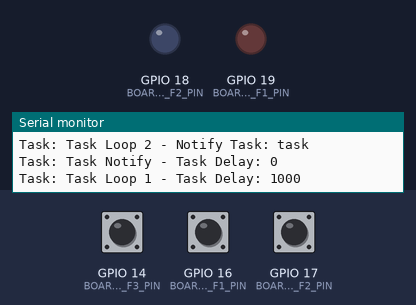
Simulated run of this program. Board: ESP32. Shown: output pins drawn as LEDs (lit = HIGH), the last lines printed to the serial monitor. Dashed ring = blinking. The test bench sets the inputs (shaded band); at power-on: GPIO 16 (BOARD_BUTTON_F1_PIN) HIGH, GPIO 17 (BOARD_BUTTON_F2_PIN) HIGH, GPIO 14 (BOARD_BUTTON_F3_PIN) HIGH.

Above: at 3.2 s.
3.3 s: GPIO 16 (BOARD_BUTTON_F1_PIN) pulled LOW for 0.15 s
At 4.0 s:
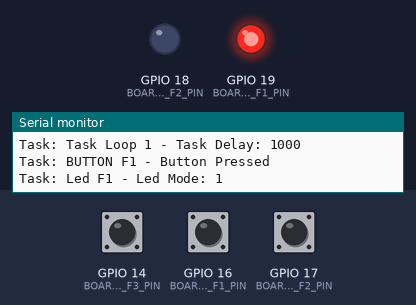
4.9 s: GPIO 17 (BOARD_BUTTON_F2_PIN) pulled LOW for 0.15 s
At 5.3 s:
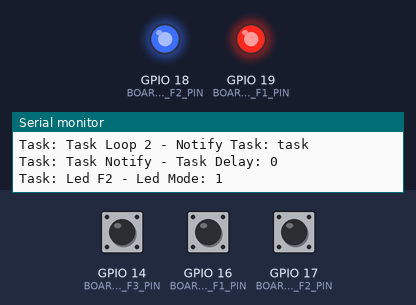
6.5 s: GPIO 16 (BOARD_BUTTON_F1_PIN) pulled LOW for 1 s
At 7.4 s:
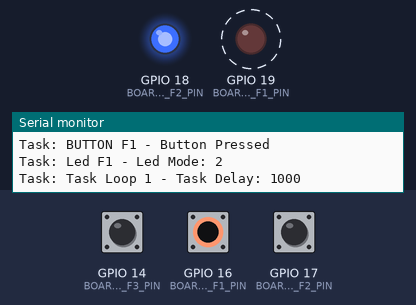
10.5 s: GPIO 14 (BOARD_BUTTON_F3_PIN) pulled LOW for 0.15 s
At 11.8 s:
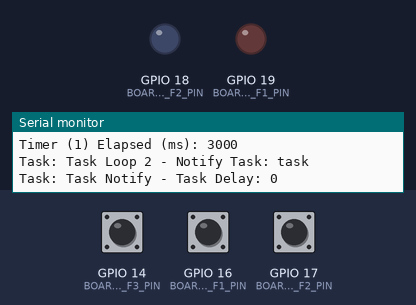
12.1 s: GPIO 16 (BOARD_BUTTON_F1_PIN) pulled LOW for 3.2 s
At 13.2 s:
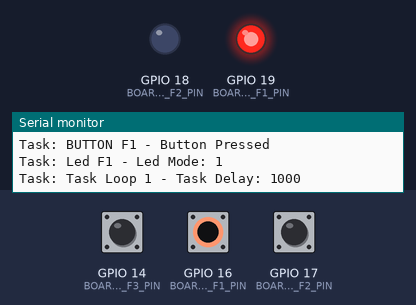
Timing chart, 0 to 15.1 s (numbered marks = the images above; inputs shaded):
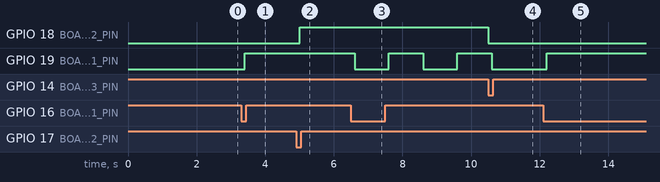

The program:

main.cpp
```cpp
#include "main.h"

// Functions

void setup()
{
    // put your setup code here, to run once:
    vTaskDelay(pdMS_TO_TICKS(APP_INITIAL_DELAY_MS));
    appSetup();
    appInit();
}

// Delete Task
void loop()
{
    // Delete Loop Task
    vTaskDelete(NULL);
}
```

app.h
```cpp
#pragma once

// Includes
#include <Arduino.h>
#include "freertos/FreeRTOS.h"
#include "freertos/task.h"
#include "rtostasktemplate.h"
#include "led.h"
#include "button.h"
#include "verbose.h"
#include "sysclock.h"

// Defines
#define APP_INITIAL_DELAY_MS 2000
#define APP_MONITOR_SPEED 115200

// External Objects
extern LedTask ledF1;
extern LedTask ledF2;
extern VerboseTask verbose;
extern ButtonTask buttonF1;
extern ButtonTask buttonF2;
extern ButtonTask buttonF3;

// Data Types - typedefs, structs, unions and/or enumerated
typedef struct
{
    TaskHandle_t taskHandle;
} AppNotify_t;

// Classes
class AppTask : public RTOSTaskTemplate<AppNotify_t>
{

public:
    void setup(AppNotify_t &pParameters) override
    {
        mApp = pParameters;

        mNotification = (mApp.taskHandle != nullptr) ? true : false;
    }

private:
    AppNotify_t mApp;

    boolean mNotification = false;

protected:
    void execute() override
    {
        VERBOSE((String) "Task: " + getTaskName() + " - Task Delay: " + getTaskDelay(), VERBOSE_TASK_APP);
        action();
    }

    void action()
    {
        if (mNotification)
        {
            sysClockTimerMSShowElapse(ctTimer01, CLOCK_TIMER_RESET);
            VERBOSE((String) "Task: " + getTaskName() + " - Notify Task: " + pcTaskGetName(mApp.taskHandle), VERBOSE_TASK_APP);
            xTaskNotifyGive(mApp.taskHandle);
        }
    }
};

// Public Functions
void appSetup(void);
void appInit(void);
```

board.h
```cpp
#pragma once

// Includes
#include <Arduino.h>

// Defines
#define BOARD_LED_F1_PIN GPIO_NUM_19
#define BOARD_LED_F2_PIN GPIO_NUM_18

#define BOARD_BUTTON_F1_PIN GPIO_NUM_16
#define BOARD_BUTTON_F2_PIN GPIO_NUM_17
#define BOARD_BUTTON_F3_PIN GPIO_NUM_14
```

button.h
```cpp
#pragma once

// Includes
#include <Arduino.h>
#include "freertos/FreeRTOS.h"
#include "freertos/task.h"
#include "rtostasktemplate.h"
#include "systemtasks.h"
#include "board.h"
#include "led.h"
#include "verbose.h"
#include "sysclock.h"
#include "observertemplate.h"
#include "systemtypes.h"

// Defines
#define BUTTON_F1 (uint8_t) BOARD_BUTTON_F1_PIN
#define BUTTON_F2 (uint8_t) BOARD_BUTTON_F2_PIN
#define BUTTON_F3 (uint8_t) BOARD_BUTTON_F3_PIN

// External Objects
extern LedTask ledF1;
extern LedTask ledF2;
extern VerboseTask verbose;

// Data Types - typedefs, structs, unions and/or enumerated

typedef struct
{
    uint8_t pin;
    ButtonFunction_t function;
} Button_t;

// Classes
class ButtonTask : public RTOSTaskTemplate<Button_t>, public Subject
{
public:
    void setup(Button_t &pParameters) override
    {
        mButton = pParameters;
        pinMode(mButton.pin, INPUT_PULLUP);
        mPressed = false;
    }

private:
    Button_t mButton;

    uint8_t mPressed = false;

protected:
    void execute() override
    {
        // check pressed
        if (!digitalRead(mButton.pin) && !mPressed)
        {
            action();
            mPressed = true;
        }

        // check released
        if (digitalRead(mButton.pin) && mPressed)
        {
            mPressed = false;
        }
    }

    void action()
    {
        VERBOSE((String) "Task: " + getTaskName() + " - Button Pressed", VERBOSE_TASK_BUTTON);
        notify((uint8_t)mButton.function);
    }
};

// Public Functions
void buttonSetup(void);
void buttonInit(void);
```

led.h
```cpp
#pragma once

// Includes
#include <Arduino.h>
#include "freertos/FreeRTOS.h"
#include "freertos/task.h"
#include "rtostasktemplate.h"
#include "systemtasks.h"
#include "board.h"
#include "verbose.h"
#include "sysclock.h"
#include "observertemplate.h"
#include "systemtypes.h"

// Defines
#define LED_OFF 0
#define LED_ON 1
#define LED_F1 BOARD_LED_F1_PIN
#define LED_F2 BOARD_LED_F2_PIN

// External Objects
extern VerboseTask verbose;

// Data Types - typedefs, structs, unions and/or enumerated
#define LEDMODE_MAX_ITENS 10

typedef enum
{
    lmClear = 0,
    lmSolid,
    lmSlowBlink,
    lmBlink,
    lmFastBlink,
    lmPulse,
    lmCustom
} LedStatus_t;

// led modes
typedef struct
{
    unsigned char state;
    unsigned int delay;
} LedMode_t;

const LedMode_t LED_MODES[][LEDMODE_MAX_ITENS] = {
    {
        {LED_OFF, 100} // off,
    },
    {
        {LED_ON, 100} // on
    },

    {
        {LED_OFF, 1000}, // slow blink
        {LED_ON, 1000},
    },

    {
        {LED_OFF, 500}, // normal blink
        {LED_ON, 500},
    },

    {
        {LED_OFF, 250}, // fast blink
        {LED_ON, 250},
    },

    {
        {LED_OFF, 1000}, // pulse
        {LED_ON, 250},
    },

    {{LED_OFF, 500}, // custom blink
     {LED_ON, 500},
     {LED_OFF, 250},
     {LED_ON, 250},
     {LED_OFF, 500},
     {LED_ON, 500},
     {LED_OFF, 1000},
     {LED_ON, 1000}}};

// Data Types - typedefs, structs, unions and/or enumerated
typedef struct
{
    unsigned char pin;
    unsigned char mode; // led mode
} Led_t;

// Classes
class LedTask : public RTOSTaskTemplate<Led_t>, public Observer
{
public:
    void setup(Led_t &pParameters) override
    {

        mLed = pParameters;

        pinMode(mLed.pin, OUTPUT);
        digitalWrite(mLed.pin, LOW);

        mModePtr = LED_MODES[mLed.mode];

        mChange = false;
    }

    void changeMode(void)
    {
        mChange = true;
    }

    void clear(void)
    {
        mLed.mode = lmCustom;
        mChange = true;
    }

private:
    Led_t mLed;
    uint8_t mChange = false;
    const LedMode_t *mModePtr = nullptr;

protected:
    void execute() override
    {
        if (mChange)
        {
            mChange = false;
            ++mLed.mode %= (lmCustom + 1);
            mModePtr = LED_MODES[mLed.mode];
            VERBOSE((String) "Task: " + getTaskName() + " - Led Mode: " + String(mLed.mode), VERBOSE_TASK_LED);
        }

        digitalWrite(mLed.pin, mModePtr->state);
        vTaskDelay(pdMS_TO_TICKS(mModePtr->delay));

        mModePtr++;

        if (mModePtr->delay == 0)
        {
            mModePtr = LED_MODES[mLed.mode];
        }
    }

    void update(uint8_t pParameter) override
    {
        switch (pParameter)
        {
        case ((uint8_t)bfChangeStatus):
        {
            mChange = true;
            break;
        }
        case (uint8_t)bfInitStatus:
        {
            mLed.mode = lmCustom;
            mChange = true;
            break;
        }
        }
    }
};

// Public functions
void ledSetup(void);
void ledInit(void);
```

main.h
```cpp
#pragma once

// Includes
#include <Arduino.h>
#include "freertos/FreeRTOS.h"
#include "freertos/task.h"
#include "app.h"
```

observertemplate.h
```cpp
#pragma once

#include <list>

class Observer
{
public:
    virtual void update(uint8_t pParameter) = 0;
};

class Subject
{
private:
    std::list<Observer *> observers;

public:
    void attach(Observer *pObserver)
    {
        observers.push_back(pObserver);
    }

    void detach(Observer *pObserver)
    {
        observers.remove(pObserver);
    }

    void notify(uint8_t pParameter)
    {
        for (Observer *observer : observers)
        {
            observer->update(pParameter);
        }
    }
};
```

rtostasktemplate.h
```cpp
#pragma once

// Includes
#include <Arduino.h>
#include "freertos/FreeRTOS.h"
#include "freertos/task.h"

// Classes
template <typename T>
class RTOSTaskTemplate
{
public:
    RTOSTaskTemplate() {}

    void createTask(const char *pTaskName, uint16_t pStackSize,
                    UBaseType_t pPriority, UBaseType_t pCore,
                    boolean pWaitForNotification, uint16_t pTaskDelay)
    {
        mTaskName = String(pTaskName);
        mWaitForNotification = pWaitForNotification;
        mTaskDelay = pTaskDelay;

        BaseType_t rc;
        rc = xTaskCreatePinnedToCore(
            taskRunner,
            pTaskName,
            pStackSize,
            this,
            pPriority,
            &mTaskHandle,
            pCore);
        assert(rc == pdPASS);
    }

    void deleteTask()
    {
        if (mTaskHandle)
        {
            vTaskDelete(mTaskHandle);
            mTaskHandle = nullptr;
        }
    }

    void notifyTask()
    {
        xTaskNotifyGive(mTaskHandle);
    };

    TaskHandle_t getTaskHandle() const
    {
        return mTaskHandle;
    }

    boolean getWaitForNotification() const
    {
        return mWaitForNotification;
    }

    uint16_t getTaskDelay() const
    {
        return mTaskDelay;
    }

    String getTaskName() const
    {
        return mTaskName;
    }

    // Ensure the task is deleted when object is destroyed
    virtual ~RTOSTaskTemplate()
    {
        deleteTask();
    }

    virtual void setup(T &pParameters){}; // The function that derived classes dont need to implement

    virtual void init(){}; // The function that derived classes dont need to implement

private:
    TaskHandle_t mTaskHandle = nullptr;

    boolean mWaitForNotification = false; // false = loop task, true = task run under notifications

    uint16_t mTaskDelay;

    String mTaskName;

    // Static function that acts as the task entry point
    static void taskRunner(void *pvParameters)
    {
        RTOSTaskTemplate *instance = static_cast<RTOSTaskTemplate *>(pvParameters);
        for (;;)
        {
            if (instance->mWaitForNotification)
            {
                ulTaskNotifyTake(pdTRUE, portMAX_DELAY); // Wait indefinitely for a notification
            }
            instance->execute(); // Call the overridden run method of derived class
            if (!instance->mWaitForNotification)
            {
                vTaskDelay(instance->mTaskDelay / portTICK_PERIOD_MS);
            }
        }
    }

protected:
    virtual void execute() = 0; // The function that derived classes need to implement
};
```

sysclock.h
```cpp
#pragma once

// Includes
#include <Arduino.h>
// #include <esp_system.h>
// #include <time.h>
// #include <sys/time.h>
// #include "peripheral.h"
#include "verbose.h"

// Defines
#define CLOCK_TIMEOUT_COUNTER_RESET 0UL // Timeout Counter
#define CLOCK_VALUE_RESET 0UL           // Initial Clock Time

#define CLOCK_TIMER_CHANNELS 10

#define CLOCK_TIMER_DISABLED false
#define CLOCK_TIMER_ENABLED true

#define CLOCK_TIMER_RESET true

// External Objects
extern VerboseTask verbose;

// Data Types - typedefs, structs, unions and/or enumerated
typedef enum
{
    ctTimer01 = 0,
    ctTimer02,
    ctTimer03,
    ctTimer04,
    ctTimer05,
    ctTimer06,
    ctTimer07,
    ctTimer08,
    ctTimer09,
    ctTimer10
} ClockTimer_t;

typedef struct
{
    uint32_t startTime;
    uint8_t enabled;
} sysTimer_t;

// Constants

// Public Functions
void sysClockSetup(void);

void sysClockTimerMSInit(void);
void sysClockTimerUSInit(void);

void sysClockTimerMSControl(uint8_t pChannel, boolean pStatus);
void sysClockTimerUSControl(uint8_t pChannel, boolean pStatus);

void sysClockTimerUSReset(uint8_t pChannel);
uint32_t sysClockTimerUSElapsed(uint8_t pTimer, uint8_t pReset);

void sysClockTimerMSReset(uint8_t pChannel);
uint32_t sysClockTimerMSElapsed(uint8_t pTimer, uint8_t pReset);

void sysClockTimerUSShowElapsed(uint8_t pTimer, uint8_t pReset);
void sysClockTimerMSShowElapse(uint8_t pTimer, uint8_t pReset);
```

systemtasks.h
```cpp
#pragma once

// Defines

#define SYSTEM_TASK_LOOP false
#define SYSTEM_TASK_NOTIFY true

// Task Stack Size
#define APP_DEFAULT_STACK_SIZE 3000
#define APP_TASK_STACK_SIZE APP_DEFAULT_STACK_SIZE

#define LED_F1_TASK_STACK_SIZE APP_DEFAULT_STACK_SIZE
#define LED_F2_TASK_STACK_SIZE APP_DEFAULT_STACK_SIZE
#define BUTTON_F1_TASK_STACK_SIZE APP_DEFAULT_STACK_SIZE
#define BUTTON_F2_TASK_STACK_SIZE APP_DEFAULT_STACK_SIZE
#define BUTTON_F3_TASK_STACK_SIZE APP_DEFAULT_STACK_SIZE

#define VERBOSE_TASK_STACK_SIZE 5000

// Task Priority
#define APP_TASK_PRIORITY 1

#define LED_F1_TASK_PRIORITY 6
#define LED_F2_TASK_PRIORITY 6
#define BUTTON_F1_TASK_PRIORITY 5
#define BUTTON_F2_TASK_PRIORITY 5
#define BUTTON_F3_TASK_PRIORITY 5

#define VERBOSE_TASK_PRIORITY 3

// Tasks Core
#define APP_TASK_CORE 0

#define LED_F1_TASK_CORE 1
#define LED_F2_TASK_CORE 1
#define BUTTON_F1_TASK_CORE 0
#define BUTTON_F2_TASK_CORE 0
#define BUTTON_F3_TASK_CORE 0

#define VERBOSE_TASK_CORE 0

// Tasks Delay
#define APP_TASK_DELAY_MS 1000

#define BUTTON_F1_TASK_DELAY_MS 25
#define BUTTON_F2_TASK_DELAY_MS 25
#define BUTTON_F3_TASK_DELAY_MS 25

#define VERBOSE_TASK_DELAY_MS 15
```

systemtypes.h
```cpp
#pragma once

typedef enum
{
    bfChangeStatus = 0,
    bfInitStatus
} ButtonFunction_t;
```

verbose.h
```cpp
#pragma once

// Includes
#include <Arduino.h>
#include "freertos/FreeRTOS.h"
#include "freertos/task.h"
#include "systemtasks.h"
#include "rtostasktemplate.h"

// Defines
#define VERBOSE_OFF 0
#define VERBOSE_ON 1

#define VERBOSE_MAX_MESSAGE_LENGTH 50
#define VERBOSE_FIFO_SIZE 30

#define VERBOSE_SYSTEM VERBOSE_ON

#define VERBOSE_MODULE_APP VERBOSE_ON
#define VERBOSE_MODULE_LED VERBOSE_ON
#define VERBOSE_MODULE_BUTTON VERBOSE_ON
#define VERBOSE_MODULE_SYSCLOCK VERBOSE_ON

#define VERBOSE_TASK_APP VERBOSE_ON
#define VERBOSE_TASK_LED VERBOSE_ON
#define VERBOSE_TASK_BUTTON VERBOSE_ON

#define VERBOSE(M, S) verbose.insert(M, S)

// Data Types - typedefs, structs, unions and/or enumerated
typedef struct
{
    boolean enabled;
    uint8_t maxLength;
} Verbose_t;

typedef struct
{
    String message;
} VerboseItem_t;

// Classes
class VerboseTask : public RTOSTaskTemplate<Verbose_t>
{
public:
    void setup(Verbose_t &pParameters) override
    {
        mEnabled = pParameters.enabled;
        mMaxLength = pParameters.maxLength;
    }

    void enabled(uint8_t pStatus)
    {
        mEnabled = pStatus;
    }

    void insert(String pMessage, uint8_t pSession)
    {
        VerboseItem_t _item;
        if (pSession && VERBOSE_SYSTEM && mEnabled)
        {
            _item.message = pMessage;
            enqueue(_item);
        }
    }

private:
    uint8_t mEnabled;
    uint8_t mMaxLength;
    uint8_t mHead = 0;
    uint8_t mTail = 0;
    boolean mBusy = false;
    VerboseItem_t mVerboseFifo[VERBOSE_FIFO_SIZE];

    void enqueue(VerboseItem_t pFifoItem)
    {
        if (!mBusy)
        {
            mBusy = true;
            if (pFifoItem.message.length() > mMaxLength)
            {
                pFifoItem.message = pFifoItem.message.substring(0, mMaxLength); // Truncate the message
            }

            mVerboseFifo[mHead] = pFifoItem;

            // Set new head
            if (mHead < (VERBOSE_FIFO_SIZE - 1))
            {
                mHead++;
            }
            else
            {
                mHead = 0;
            }

            // Check Buffer Overlaping
            if (mHead == mTail)
            {
                if (mTail < (VERBOSE_FIFO_SIZE - 1))
                {
                    mTail++;
                }
                else
                {
                    mTail = 0;
                }
            }

            mBusy = false;
        }
    }

protected:
    void execute() override
    {
        if (!isEmpty() && mEnabled && !mBusy)
        {
            mBusy = true;
            Serial.println(mVerboseFifo[mTail].message);

            // Uptade Tail
            if (mTail < (VERBOSE_FIFO_SIZE - 1))
            {
                mTail++;
            }
            else
            {
                mTail = 0;
            }
            mBusy = false;
        }
    }

    boolean isEmpty()
    {
        return (mHead == mTail);
    }
};

// Public Functions
void verboseSetup(void);
void verboseInit(void);
```

app.cpp
```cpp
#include "app.h"

// Objects
AppTask appTaskLoop1;
AppTask appTaskLoop2;
AppTask appTaskNotify;

// Functions
void appSetup(void)
{

    Serial.begin(APP_MONITOR_SPEED);

    verboseSetup();
    verboseInit();

    sysClockSetup();

    // Enable Timer
    sysClockTimerMSControl(ctTimer01, CLOCK_TIMER_ENABLED);

    VERBOSE((String) "----- START APPLICATION -----", VERBOSE_MODULE_APP);
}

void appInit(void)
{
    AppNotify_t _task;

    VERBOSE((String) "Function: " + __func__, VERBOSE_MODULE_APP);

    ledSetup();
    ledInit();

    buttonSetup();
    buttonInit();

    appTaskLoop1.createTask(
        "Task Loop 1",
        APP_TASK_STACK_SIZE,
        APP_TASK_PRIORITY,
        APP_TASK_CORE,
        SYSTEM_TASK_LOOP,
        APP_TASK_DELAY_MS);

    appTaskNotify.createTask(
        "Task Notify",
        APP_TASK_STACK_SIZE,
        APP_TASK_PRIORITY,
        APP_TASK_CORE,
        SYSTEM_TASK_NOTIFY,
        0);

    _task.taskHandle = appTaskNotify.getTaskHandle();

    appTaskLoop2.setup(_task);

    appTaskLoop2.createTask(
        "Task Loop 2",
        APP_TASK_STACK_SIZE,
        APP_TASK_PRIORITY,
        APP_TASK_CORE,
        SYSTEM_TASK_LOOP,
        APP_TASK_DELAY_MS * 3);
}
```

button.cpp
```cpp
#include "button.h"

// Objects
ButtonTask buttonF1;
ButtonTask buttonF2;
ButtonTask buttonF3;

// Functions
void buttonSetup(void)
{
    Button_t _button;

    VERBOSE((String) "Function: " + __func__, VERBOSE_MODULE_BUTTON);

    _button.pin = BUTTON_F1;
    _button.function = bfChangeStatus;

    buttonF1.setup(_button);

    _button.pin = BUTTON_F2;
    _button.function = bfChangeStatus;

    buttonF2.setup(_button);

    _button.pin = BUTTON_F3;
    _button.function = bfInitStatus;

    buttonF3.setup(_button);

    buttonF1.attach(&ledF1); // led 1 vai ser notificado pelo botao 1

    buttonF2.attach(&ledF2);

    buttonF3.attach(&ledF1);
    buttonF3.attach(&ledF2);
}

void buttonInit(void)
{

    VERBOSE((String) "Function: " + __func__, VERBOSE_MODULE_BUTTON);

    buttonF1.createTask(
        "BUTTON F1",
        BUTTON_F1_TASK_STACK_SIZE,
        BUTTON_F1_TASK_PRIORITY,
        BUTTON_F1_TASK_CORE,
        SYSTEM_TASK_LOOP,
        BUTTON_F1_TASK_DELAY_MS);

    buttonF2.createTask(
        "BUTTON F2",
        BUTTON_F2_TASK_STACK_SIZE,
        BUTTON_F2_TASK_PRIORITY,
        BUTTON_F2_TASK_CORE,
        SYSTEM_TASK_LOOP,
        BUTTON_F2_TASK_DELAY_MS);

    buttonF3.createTask(
        "BUTTON F3",
        BUTTON_F3_TASK_STACK_SIZE,
        BUTTON_F3_TASK_PRIORITY,
        BUTTON_F3_TASK_CORE,
        SYSTEM_TASK_LOOP,
        BUTTON_F3_TASK_DELAY_MS);
}
```

Source omitted: led.cpp (503 bytes), sysclock.cpp (2368 bytes), verbose.cpp (483 bytes)

Measured:
- after the input at 3.3 s, GPIO 19 (BOARD_LED_F1_PIN): LOW → HIGH after 0.10 s
- after the input at 4.9 s, GPIO 18 (BOARD_LED_F2_PIN): LOW → HIGH after 0.10 s
- after the input at 6.5 s, GPIO 19 (BOARD_LED_F1_PIN): alternates HIGH for 1.0 s and LOW for 1.0 s, starting after 0.10 s
- after the input at 10.5 s, GPIO 18 (BOARD_LED_F2_PIN): HIGH → LOW at once; GPIO 19 (BOARD_LED_F1_PIN): goes on until 10.6 s, then stays LOW
- after the input at 12.1 s, GPIO 19 (BOARD_LED_F1_PIN): LOW → HIGH after 0.10 s
